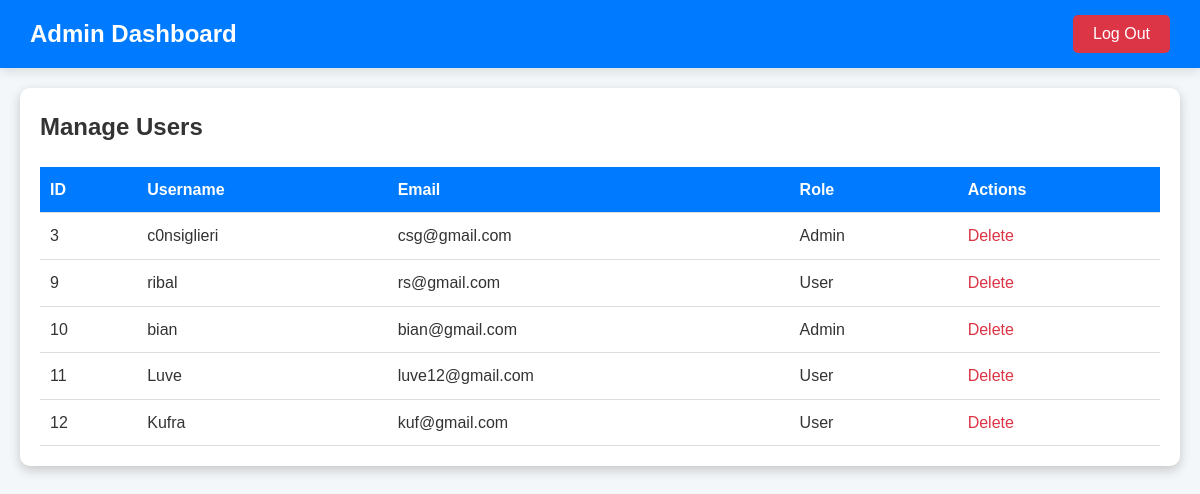
The app's page /manage_users.php (signed in) with its own data.
### tables this page shows
CREATE TABLE `users` (
  `Idpengguna` int(11) NOT NULL,
  `namapengguna` varchar(255) NOT NULL,
  `email` varchar(255) NOT NULL,
  `katasandi` varchar(255) NOT NULL,
  `peran` enum('User','Admin') NOT NULL,
  `role` varchar(50) NOT NULL DEFAULT 'admin'
);

### manage_users.php (the view, shortened to what this page needs)
<?php
include("php/config.php");
$query = "SELECT * FROM users";
$result = mysqli_query($con, $query);
?>
<!DOCTYPE html>
<html lang="en">
<head>
    <link rel="stylesheet" href="style/manage.css">
</head>
<body>
    <div class="nav">
        <div class="logo">
            <p><a href="admin.php">Admin Dashboard</a></p>
        </div>
        <div class="right-links">
            <a href="php/logout.php"><button class="btn">Log Out</button></a>
        </div>
    </div>
    <div class="main-box">
        <h2>Manage Users</h2>
        <table>
            <thead>
                <tr>
                    <th>ID</th>
                    <th>Username</th>
                    <th>Email</th>
                    <th>Role</th>
                    <th>Actions</th>
                </tr>
            </thead>
            <tbody>
                <?php while ($row = mysqli_fetch_assoc($result)) { ?>
                    <tr>
                        <td><?php echo htmlspecialchars($row['Idpengguna']); ?></td>
                        <td><?php echo htmlspecialchars($row['namapengguna']); ?></td>
                        <td><?php echo htmlspecialchars($row['email']); ?></td>
                        <td><?php echo htmlspecialchars($row['peran']); ?></td>
                        <td>
                            <a href="?action=delete&id=<?php echo $row['Idpengguna']; ?>" onclick="return confirm('Are you sure you want to delete this user?')">Delete</a>
                        </td>
                    </tr>
                <?php } ?>
            </tbody>
        </table>
    </div>
</body>
</html>

### style/manage.css (style rules this page uses)
* { margin: 0; padding: 0; box-sizing: border-box; }
body { font-family: 'Arial', sans-serif; line-height: 1.6; background-color: #f4f7f9; color: #333; }
.nav { display: flex; justify-content: space-between; align-items: center; background: #007bff; color: #fff; padding: 15px 30px; box-shadow: 0 4px 10px rgba(0, 0, 0, 0.1); }
.nav .logo { color: #fff; }
.nav .logo a { color: #fff; text-decoration: none; font-size: 24px; font-weight: 600; transition: color 0.3s; }
.nav .right-links { display: flex; align-items: center; }
.nav .right-links .btn { background: #dc3545; color: #fff; border: none; padding: 10px 20px; margin-left: 15px; cursor: pointer; border-radius: 5px; font-size: 16px; transition: background 0.3s, transform 0.3s; }
.main-box { margin: 20px; padding: 20px; background: #fff; border-radius: 10px; box-shadow: 0 4px 12px rgba(0, 0, 0, 0.2); }
.main-box h2 { margin-bottom: 20px; font-size: 24px; color: #333; }
table { width: 100%; border-collapse: collapse; }
table th, table td { padding: 10px; text-align: left; border-bottom: 1px solid #ddd; }
table th { background-color: #007bff; color: #fff; }
table td a { color: #dc3545; text-decoration: none; font-size: 16px; font-weight: 500; transition: color 0.3s; }

### records on screen
users: Idpengguna "3", namapengguna "c0nsiglieri", email "csg@gmail.com", peran "Admin"
users: Idpengguna "9", namapengguna "ribal", email "rs@gmail.com", peran "User"
users: Idpengguna "10", namapengguna "bian", email "bian@gmail.com", peran "Admin"
users: Idpengguna "11", namapengguna "Luve", email "luve12@gmail.com", peran "User"
users: Idpengguna "12", namapengguna "Kufra", email "kuf@gmail.com", peran "User"
